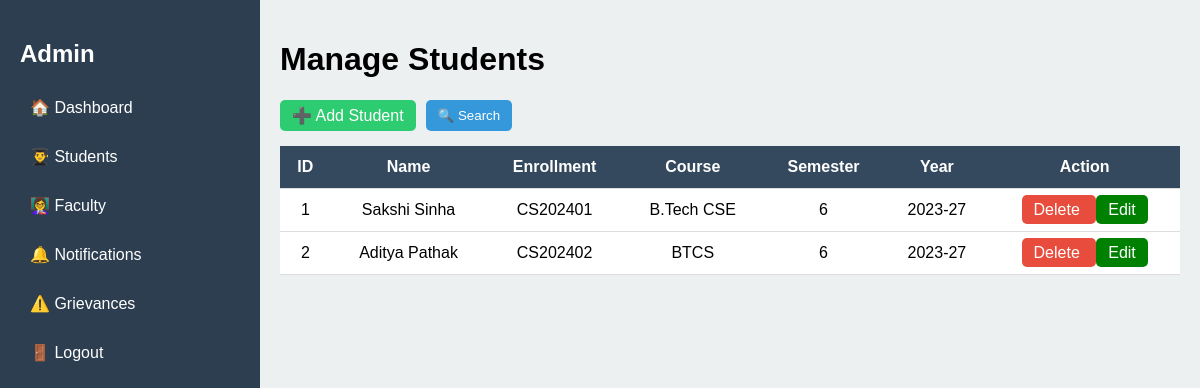
The page /admin/students (signed in) on the database its author committed.
### tables this page shows
CREATE TABLE students (
    id INTEGER PRIMARY KEY AUTOINCREMENT,
    name TEXT,
    enrollment TEXT UNIQUE,
    password TEXT,
    course TEXT,
    semester TEXT,
    year TEXT
, branch TEXT);

### app.py (the view)
@app.route('/admin/students')
def admin_students():
    check = admin_required()
    if check:
        return check
    search = request.args.get('search', '')
    conn = get_db_connection()
    cursor = conn.cursor()
    if search:
        cursor.execute("""
            SELECT * FROM students
            WHERE name LIKE ? OR enrollment LIKE ?
        """, ('%' + search + '%', '%' + search + '%'))
    else:
        cursor.execute("SELECT * FROM students")
    students = cursor.fetchall()
    conn.close()
    return render_template("admin_students.html", students=students, search=search)

### app.py (called while the page is built)
def get_db_connection():
    conn = sqlite3.connect("database.db")
    conn.row_factory = sqlite3.Row
    return conn

def admin_required():
    if "admin_id" not in session:
        return redirect(url_for("login"))
    return None

### templates/admin_students.html (shortened to what this page needs)
<!DOCTYPE html>
<html>
<head>
</head>
<body>
<div class="sidebar">
    <h2>Admin</h2>
    <a href="/admin/dashboard">🏠 Dashboard</a>
    <a href="/admin/students">👨‍🎓 Students</a>
    <a href="/admin/faculty">👩‍🏫 Faculty</a>
    <a href="/admin/notifications">🔔 Notifications</a>
    <a href="#">⚠️ Grievances</a>
    <a href="/">🚪 Logout</a>
</div>
<div class="main">
    <h1>Manage Students</h1>
    <div style="display:flex; gap:10px; margin-bottom:15px;">
        <a href="/admin/add_student" class="btn add">➕ Add Student</a>
        <button onclick="toggleSearch()" class="btn search-btn">🔍 Search</button>
    </div>
    <table>
        <tr>
            <th>ID</th>
            <th>Name</th>
            <th>Enrollment</th>
            <th>Course</th>
            <th>Semester</th>
            <th>Year</th>
            <th>Action</th>
        </tr>
        {% for s in students %}
        <tr>
            <td>{{ s['id'] }}</td>
            <td>{{ s['name'] }}</td>
            <td>{{ s['enrollment'] }}</td>
            <td>{{ s['course'] if s['course'] else 'N/A' }}</td>
            <td>{{ s['semester'] if s['semester'] else 'N/A' }}</td>
            <td>{{ s['year'] if s['year'] else 'N/A' }}</td>
            <td>
                <a href="/admin/delete_student/{{ s['id'] }}"
                   class="btn delete"
                   onclick="return confirm('Delete this student?');">
                   Delete
                </a>
                <a href="/admin/edit_student/{{ s['id'] }}" class="btn edit">
                    Edit
                </a>
            </td>
        </tr>
        {% endfor %}
    </table>
</div>
</body>
</html>

### templates/admin_students.html (style rules this page uses)
body { margin: 0; font-family: Arial; display: flex; }
.sidebar { width: 220px; height: 100vh; background: #2c3e50; color: white; padding: 20px; }
.sidebar a { display: block; color: white; padding: 10px; margin: 10px 0; text-decoration: none; }
.main { flex: 1; padding: 20px; background: #ecf0f1; }
table { width: 100%; border-collapse: collapse; background: white; }
th, td { padding: 12px; border-bottom: 1px solid #ddd; text-align: center; }
th { background: #34495e; color: white; }
.btn { padding: 6px 12px; border-radius: 5px; text-decoration: none; color: white; border: none; cursor: pointer; }
.delete { background: #e74c3c; }
.edit { background: green; }
.add { background: #2ecc71; }
.search-btn { background: #3498db; }

### rows shown on the page
students: id "1", name "Sakshi Sinha", enrollment "CS202401", course "B.Tech CSE", semester "6", year "2023-27"
students: id "2", name "Aditya Pathak", enrollment "CS202402", course "BTCS", semester "6", year "2023-27"
